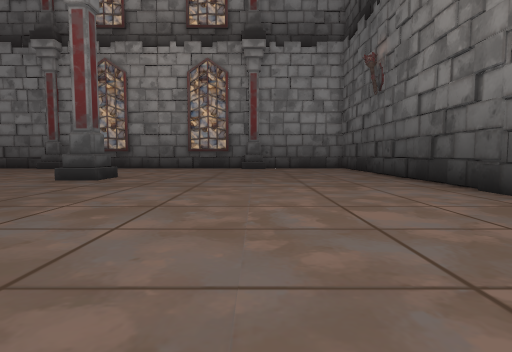
View 1 (above)

16 first-person views from a walk through a Unity game level. The camera is 1.4 m above the floor, tilts 4° down and sees 80° across. The floor is counted in squares, 2 m on a side. Each view is taken from the middle of a square. On the plan, view 1 faces up. The plan holds only what a view shows up to about 10 squares ahead; the rest is blank. The place goes on beyond the plan. The player is left out.

View 2
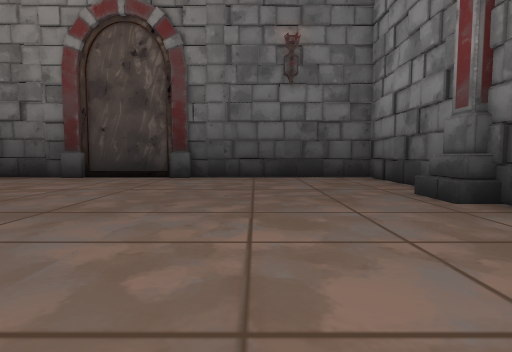

View 3
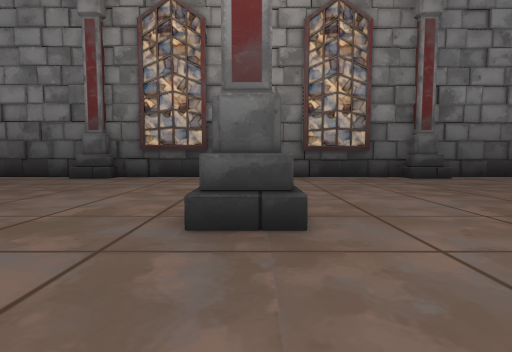

View 4
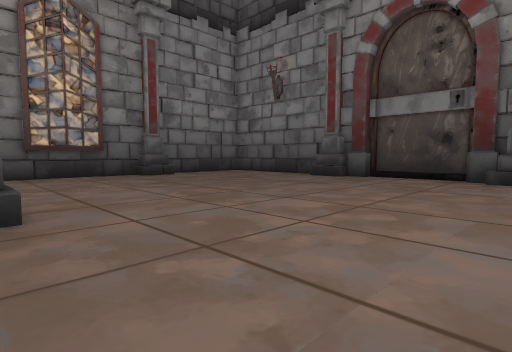

View 5
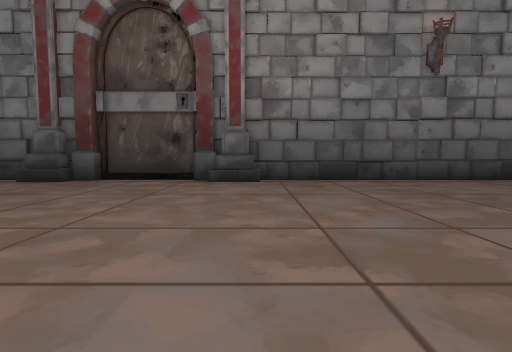

View 6
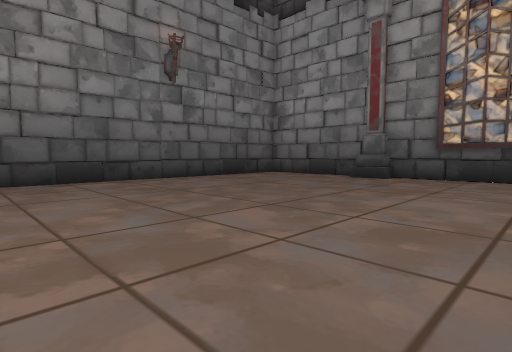

View 7
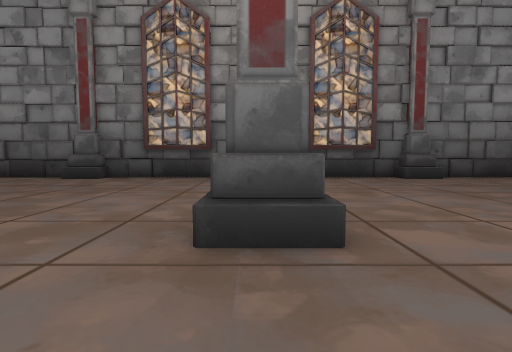

View 8
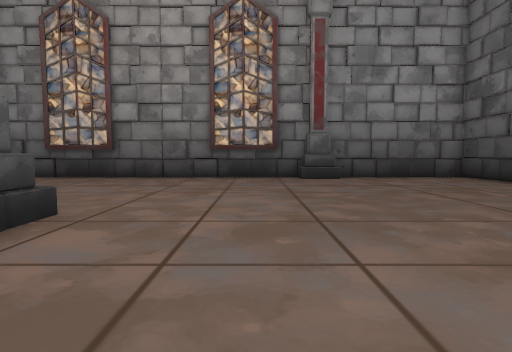

View 9
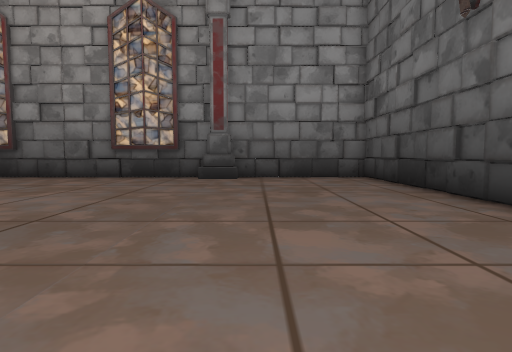

View 10
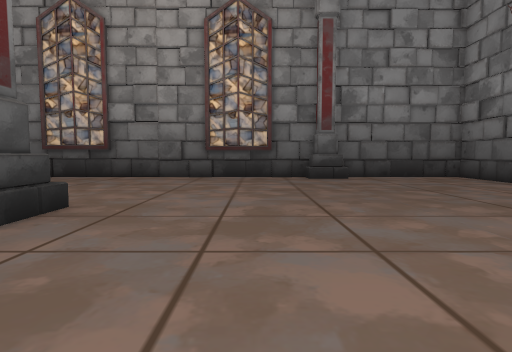

View 11
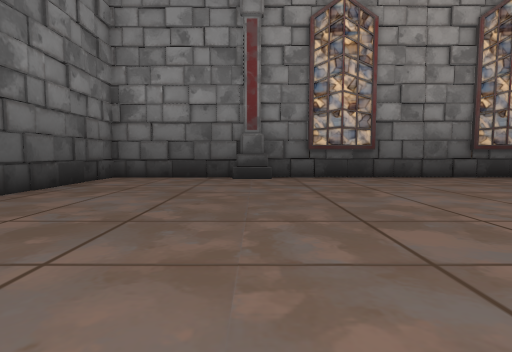

View 12
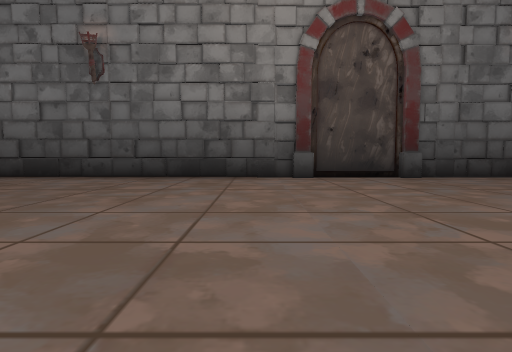

View 13
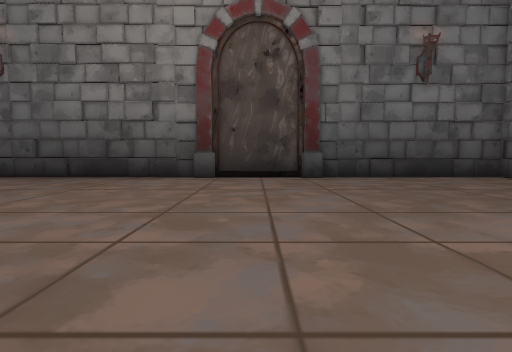

View 14
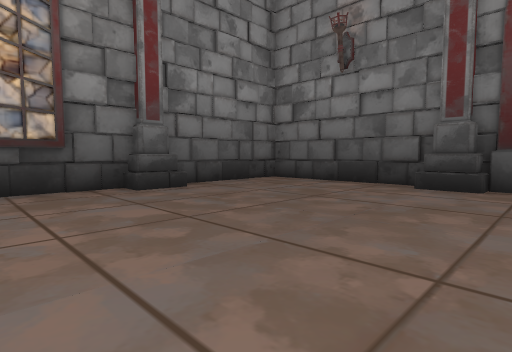

View 15
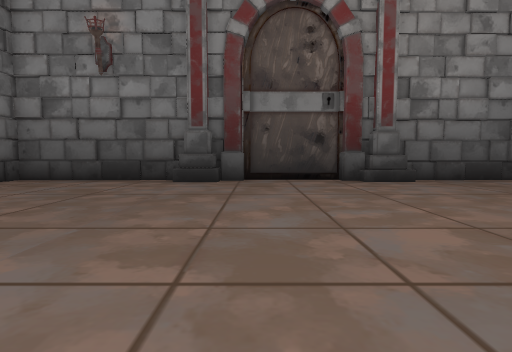

View 16
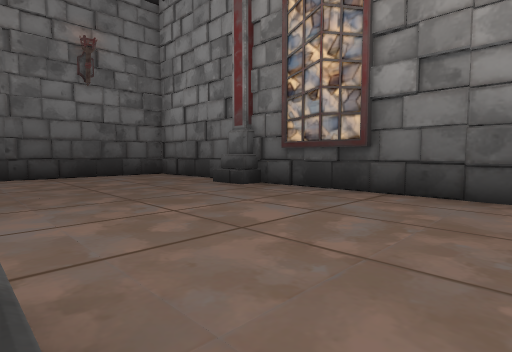

### Floor plan
Points are (right, up) in squares from view 1. A wall is a line through its corners. A room is listed if a view was taken in it or the views show most of it. See-through windows are left out.
Room 1 (views 1, 2, 3, 4, 5, 6, 7, 8, 9, 10, 11, 12, 13, 14, 15, 16)
walls: (-4.4, 8.4) (-5.4, 8.4); (-4.4, 9.6) (-4.4, 8.2); (-5.4, 2.1) (-4.4, 2.1); (-5.4, 0.9) (-5.4, 2.2); (-13.9, 6.1) (-13.9, 4.8); (-13.9, 5) (-14.2, 5); (-14.2, 4.8) (-14.2, 4.3) (-14.6, 4.3) (-14.6, 1.7) (-14.2, 1.7) (-14.2, 0.8) (-13.7, 0.8); (4.2, 4.2) (4.2, 4.9); (-14.4, 4.8) (-14.4, 4.3); (-0.6, 14.8) (-0.6, 15.4) (-9.7, 15.4) (-9.7, 14.8); (-9.6, 15) (-10.6, 15); (-13.9, 0.8) (-13.9, 0); (-14.4, 1.7) (-14.4, 0.8); (-14.2, 1) (-13.7, 1); (4.2, 1) (4.2, 1.6); (0.4, 15) (-0.6, 15); (-10.4, 15.4) (-14.4, 15.4) (-14.4, 5.8); (-9.7, -4) (-9.7, -4.5); (-14.4, 0.1) (-14.4, -4.5) (-10.5, -4.5); (-10.6, -4) (-9.7, -4) (-9.4, -4.5) (-0.6, -4.5) (-0.6, -4) (0.4, -4); (0.2, -4.5) (4.3, -4.5) (4.3, 15.4) (0.1, 15.4)
low walls: (-4.4, 8.2) (-5.5, 8.2); (-5.4, 2.2) (-4.2, 2.2); (-13.9, 4.8) (-14.2, 4.8); (-9.7, 14.8) (-10.6, 14.8); (-13.7, 0.8) (-13.7, -0.1); (0.5, 14.8) (-0.6, 14.8); (-0.6, -3.8) (0.5, -3.8); (-10.8, -3.8) (-9.8, -3.8)

Where each view was taken, in squares from view 1:
view 1: 0 up, 0 right, facing up
view 2: 1 down, 5 left, facing right
view 3: 5 up, 5 left, facing down
view 4: 6 up, 5 left, facing down-left
view 5: 6 up, 6 left, facing left
view 6: 6 up, 6 left, facing up-left
view 7: 6 up, 5 left, facing up
view 8: 6 up, 2 left, facing up
view 9: 6 up, 1 right, facing up
view 10: 5 up, 8 left, facing down
view 11: 6 up, 10 left, facing up
view 12: 6 up, 5 left, facing right
view 13: 3 up, 5 left, facing right
view 14: 2 up, 7 left, facing down-left
view 15: 2 up, 6 left, facing left
view 16: 1 up, 6 left, facing down-right
